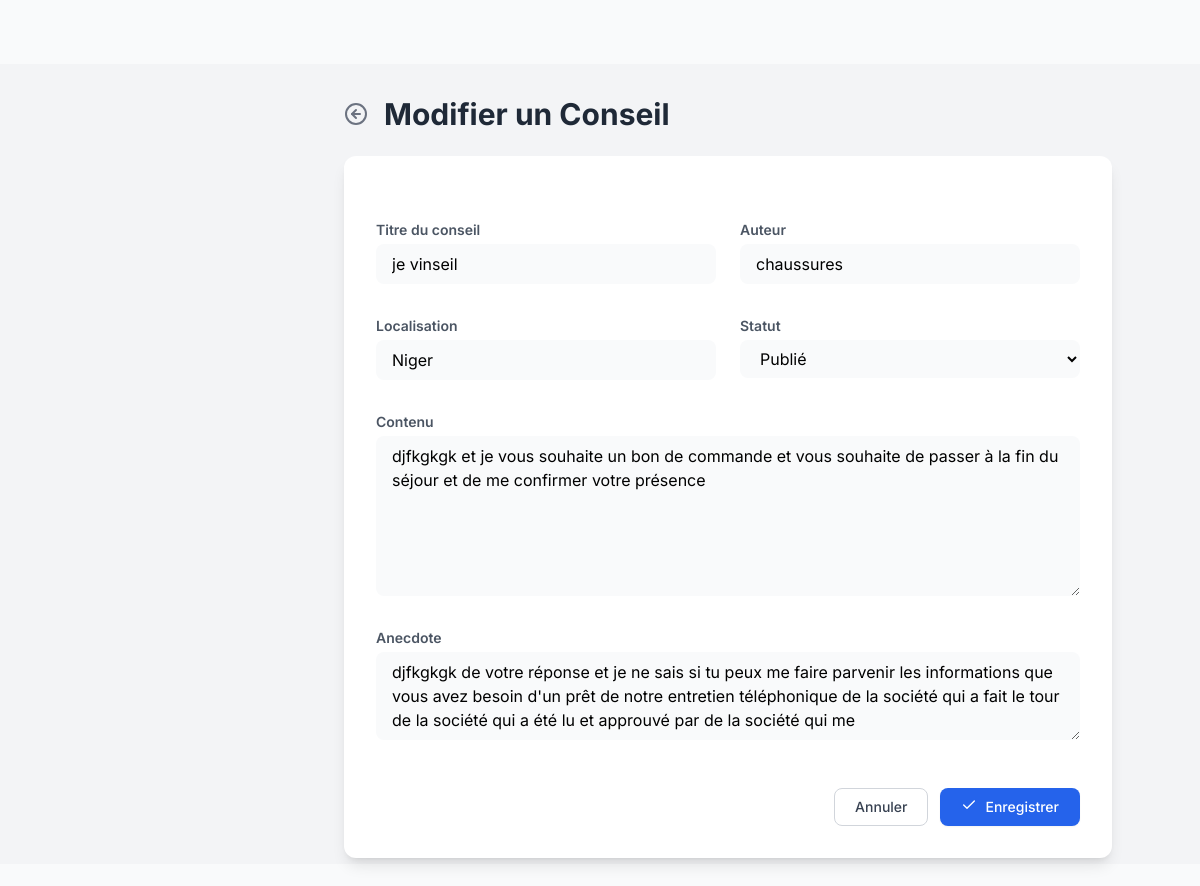
The page /modifier_conseil.php?id=3 on the database its author committed.
### tables this page shows
CREATE TABLE `conseils` (
  `id` bigint(20) UNSIGNED NOT NULL,
  `title` varchar(255) NOT NULL,
  `content` text NOT NULL,
  `anecdote` text DEFAULT NULL,
  `author` varchar(255) NOT NULL,
  `location` varchar(255) DEFAULT NULL,
  `status` varchar(255) NOT NULL DEFAULT 'pending',
  `social_link_1` varchar(255) DEFAULT NULL,
  `social_link_2` varchar(255) DEFAULT NULL,
  `social_link_3` varchar(255) DEFAULT NULL,
  `created_at` timestamp NULL DEFAULT NULL,
  `updated_at` timestamp NULL DEFAULT NULL
);

### modifier_conseil.php (the view, shortened to what this page needs)
<?php
require_once 'config.php';
$conseil = null;
$error_message = '';
if (!isset($_GET['id']) || !is_numeric($_GET['id'])) {
    $error_message = "ID de conseil non valide.";
} else {
    $conseil_id = $_GET['id'];
    try {
        $stmt = $pdo->prepare("SELECT * FROM conseils WHERE id = :id");
        $stmt->bindParam(':id', $conseil_id, PDO::PARAM_INT);
        $stmt->execute();
        $conseil = $stmt->fetch(PDO::FETCH_ASSOC);
    } catch (\PDOException $e) {
        error_log($e->getMessage());
        $error_message = "Erreur lors de la récupération des données du conseil.";
    }
}
?>
<!DOCTYPE html>
<html lang="fr" class="h-full bg-gray-50">
<head>
    <link rel="stylesheet" href="style.css">
    <script src="https://cdn.tailwindcss.com"></script>
</head>
<body class="h-full bg-gray-100">
    <main class="flex-1 p-4 sm:p-8 ml-0 lg:ml-64">
        <div class="max-w-3xl mx-auto">
            <div class="flex items-center mb-6">
                <a href="conseils.php" class="text-gray-500 hover:text-gray-700 transition-colors">
                    <i data-feather="arrow-left-circle" class="w-6 h-6"></i>
                </a>
                <h1 class="text-2xl sm:text-3xl font-bold text-gray-800 ml-4">Modifier un Conseil</h1>
            </div>
            <div class="bg-white rounded-xl shadow-lg overflow-hidden">
                <div class="p-6 sm:p-8">
                    <?php if ($error_message): ?>
                        <div class="bg-red-100 border-l-4 border-red-500 text-red-700 p-4 mb-6 rounded-md animate-fadeIn" role="alert">
                            <p><strong class="font-bold">Erreur !</strong> <?= htmlspecialchars($error_message) ?></p>
                        </div>
                    <?php elseif ($conseil): ?>
                        <form action="actions/_modifier_conseil.php" method="POST" class="space-y-8">
                            <div class="grid grid-cols-1 md:grid-cols-2 gap-6">
                                <div>
                                    <label for="title" class="block text-sm font-semibold text-gray-600 mb-1">Titre du conseil</label>
                                    <input type="text" name="title" id="title" value="<?= htmlspecialchars($conseil['title']) ?>" required
                                           class="mt-1 block w-full px-4 py-2 bg-gray-50 rounded-lg border-gray-200 focus:border-blue-500 focus:ring-2 focus:ring-blue-200 transition duration-150 ease-in-out">
                                </div>
                                <div>
                                    <label for="author" class="block text-sm font-semibold text-gray-600 mb-1">Auteur</label>
                                    <input type="text" name="author" id="author" value="<?= htmlspecialchars($conseil['author']) ?>" required
                                           class="mt-1 block w-full px-4 py-2 bg-gray-50 rounded-lg border-gray-200 focus:border-blue-500 focus:ring-2 focus:ring-blue-200 transition duration-150 ease-in-out">
                                </div>
                            </div>
                            <div class="grid grid-cols-1 md:grid-cols-2 gap-6">
                                <div>
                                    <label for="location" class="block text-sm font-semibold text-gray-600 mb-1">Localisation</label>
                                    <input type="text" name="location" id="location" value="<?= htmlspecialchars($conseil['location']) ?>"
                                           class="mt-1 block w-full px-4 py-2 bg-gray-50 rounded-lg border-gray-200 focus:border-blue-500 focus:ring-2 focus:ring-blue-200 transition duration-150 ease-in-out">
                                </div>
                                <div>
                                    <label for="status" class="block text-sm font-semibold text-gray-600 mb-1">Statut</label>
                                    <select name="status" id="status" class="mt-1 block w-full px-4 py-2 bg-gray-50 rounded-lg border-gray-200 focus:border-blue-500 focus:ring-2 focus:ring-blue-200 transition duration-150 ease-in-out">
                                        <option value="published" <?= $conseil['status'] == 'published' ? 'selected' : '' ?>>Publié</option>
                                    </select>
                                </div>
                            </div>
                            <div>
                                <label for="content" class="block text-sm font-semibold text-gray-600 mb-1">Contenu</label>
                                <textarea name="content" id="content" rows="6" required
                                          class="mt-1 block w-full px-4 py-2 bg-gray-50 rounded-lg border-gray-200 focus:border-blue-500 focus:ring-2 focus:ring-blue-200 transition duration-150 ease-in-out"><?= htmlspecialchars($conseil['content']) ?></textarea>
                            </div>
                            <div>
                                <label for="anecdote" class="block text-sm font-semibold text-gray-600 mb-1">Anecdote</label>
                                <textarea name="anecdote" id="anecdote" rows="3"
                                          class="mt-1 block w-full px-4 py-2 bg-gray-50 rounded-lg border-gray-200 focus:border-blue-500 focus:ring-2 focus:ring-blue-200 transition duration-150 ease-in-out"><?= htmlspecialchars($conseil['anecdote']) ?></textarea>
                            </div>
                            <div class="pt-4 flex items-center justify-end gap-x-3">
                                <a href="conseils.php" class="bg-white py-2 px-5 border border-gray-300 rounded-lg text-sm font-medium text-gray-700 hover:bg-gray-50 focus:outline-none focus:ring-2 focus:ring-offset-2 focus:ring-gray-500 transition-all duration-150 ease-in-out">Annuler</a>
                                <button type="submit" class="inline-flex justify-center py-2 px-5 border border-transparent shadow-sm text-sm font-medium rounded-lg text-white bg-blue-600 hover:bg-blue-700 focus:outline-none focus:ring-2 focus:ring-offset-2 focus:ring-blue-500 transform hover:scale-105 transition-all duration-150 ease-in-out">
                                    <i data-feather="check" class="w-4 h-4 mr-2"></i>
                                    Enregistrer
                                </button>
                            </div>
                        </form>
                    <?php endif; ?>
                </div>
            </div>
        </div>
    </main>
</body>
</html>

### style.css (style rules this page uses)
body { font-family: 'Inter', sans-serif; background-color: #f9fafb; }
main { margin-top: 4rem; margin-left: 0; transition: margin 0.3s ease; }
@media (min-width: 1024px) { main { margin-left: 16rem; } }

### rows shown on the page
conseils: title "je vinseil", author "chaussures", location "Niger", status "Publié", content "djfkgkgk et je vous souhaite un bon de commande et vous souhaite de passer à la fin du séjour et de me confirmer votre présence", anecdote "djfkgkgk de votre réponse et je ne sais si tu peux me faire parvenir les informations que vous avez besoin d'un prêt de notre entretien téléphonique de la société qui a fait le tour de la société qui a été lu et approuvé par de la société qui me"
